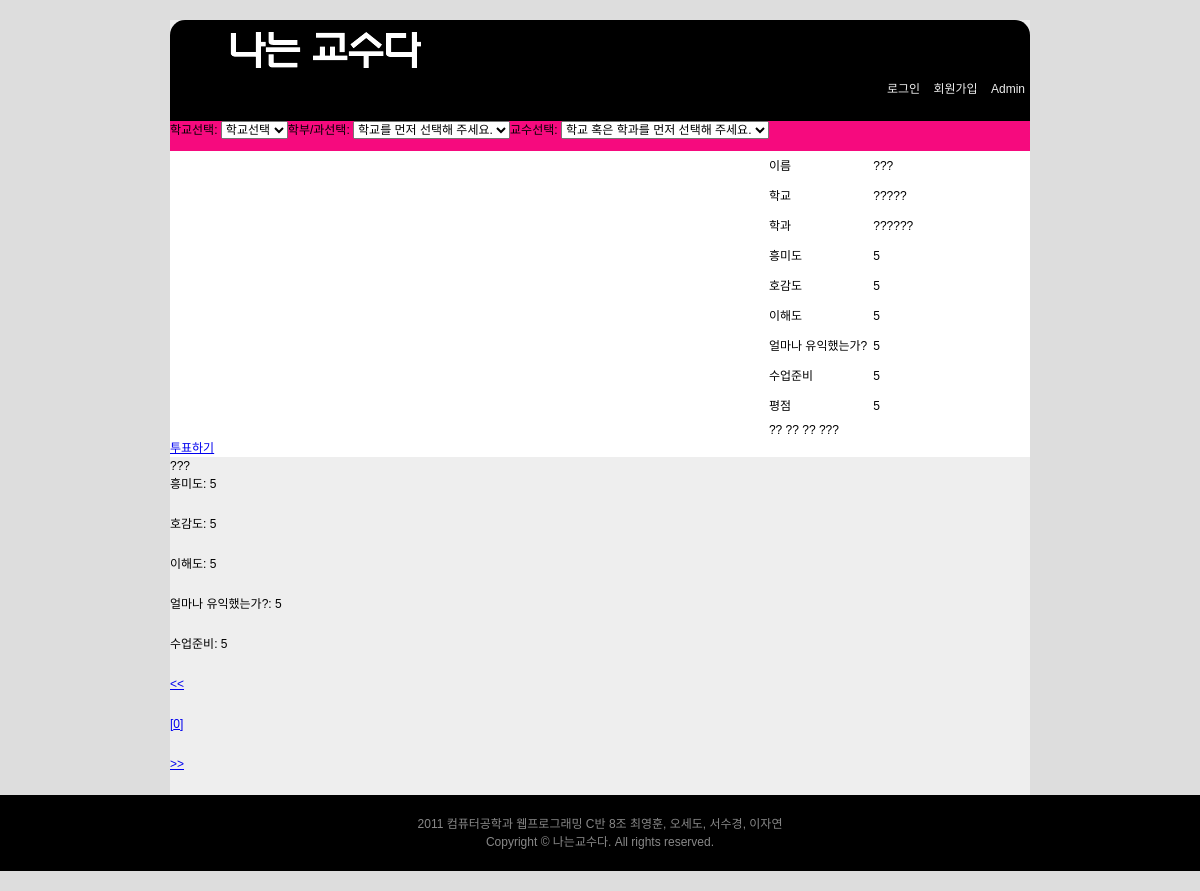
/professor.php?id=1, run on the app's committed database.
### tables this page shows
CREATE TABLE professor_infos(
  id INT UNSIGNED PRIMARY KEY AUTO_INCREMENT,
  `created_at` TIMESTAMP DEFAULT CURRENT_TIMESTAMP,
  professor_id INT UNSIGNED,
  user_id INT UNSIGNED,
  major_id INT UNSIGNED,
  university_id INT UNSIGNED,
  name VARCHAR(30) NOT NULL,
  photo VARCHAR(100),
  content TEXT
);

CREATE TABLE majors(
  id INT UNSIGNED PRIMARY KEY AUTO_INCREMENT,
  name VARCHAR(30) NOT NULL,
  `created_at` TIMESTAMP DEFAULT CURRENT_TIMESTAMP,
  university_id INT UNSIGNED  
);

CREATE TABLE votes(
  id INT UNSIGNED PRIMARY KEY AUTO_INCREMENT,
  `created_at` TIMESTAMP DEFAULT CURRENT_TIMESTAMP, 
  professor_id INT UNSIGNED,
  user_id INT UNSIGNED,
  prepare INT UNSIGNED,
  understanding INT UNSIGNED,
  interest INT UNSIGNED,
  benefit INT UNSIGNED,
  hot INT UNSIGNED,
  comment_text VARCHAR(200)
);

### professors.php (called while the page is built, shortened)
<?php
require_once "model.php";
class Professors{
  var $professors;
  function find_by_id($id){
    $professors_model = new Model;
    $professors_model->fetch("professors", array("id"), "WHERE id='{$id}'");
    $this->professors = $professors_model->to_array();
    $infos_model = new Model;
    $infos_model->fetch("professor_infos", array("id", "university_id", "major_id","name", "photo", "content"), "WHERE professor_id='{$this->professors[0]["id"]}' ORDER BY created_at DESC LIMIT 1");
    $infos = $infos_model->to_array();
    $this->professors[0]["name"] = $infos[0]["name"];
    $this->professors[0]["photo"] = $infos[0]["photo"];
    $this->professors[0]["content"] = $infos[0]["content"];
    $this->professors[0]["major_id"] = $infos[0]["major_id"];
	$this->professors[0]["university_id"] = $infos[0]["university_id"];
  }
  function to_array(){
    return $this->professors;
  }
  function fetch_vote_list(){
    $votes_model = new Model;
    foreach($this->professors as $key => $professsor){
      $votes_model->fetch("votes", array("id", "created_at", "user_id",
                          "prepare", "understanding", "interest", "benefit", "hot", "comment_text"),
                          "WHERE professor_id={$professsor["id"]} ORDER BY created_at DESC");
      $this->professors[$key]["vote"] = $votes_model->to_array();
      $votes =  $votes_model->to_array();
      $total = 0;
      $prepare_total = 0;
      $understanding_total = 0;
      $interest_total = 0;
      $benefit_total = 0;
      $hot_total = 0;
      foreach($votes as $vote){
        $total += $vote["prepare"];
        $prepare_total += $vote["prepare"];
        $total += $vote["understanding"];
        $understanding_total += $vote["understanding"];
        $total += $vote["interest"];
        $interest_total +=  $vote["interest"];
        $total += $vote["benefit"];
        $benefit_total += $vote["benefit"];
        $total += $vote["hot"];
        $hot_total += $vote["hot"];
      }
      $num_to_devide = count($votes) * 5;
      $this->professors[$key]["vote_average"] = array();
      $this->professors[$key]["vote_average"]["total_average"] = $total/$num_to_devide;
      $this->professors[$key]["vote_average"]["prepare_average"] = $prepare_total/ count($votes);
      $this->professors[$key]["vote_average"]["understanding_average"] = $understanding_total/ count($votes);
      $this->professors[$key]["vote_average"]["interest_average"] = $interest_total/ count($votes);
      $this->professors[$key]["vote_average"]["benefit_average"] = $benefit_total/ count($votes);
      $this->professors[$key]["vote_average"]["hot_average"] = $hot_total/ count($votes);
    }
    usort($this->professors, "compare_by_average");
  }
}
?>

### model.php (called while the page is built, shortened)
<?php
class Model{
  var $data;
  function fetch($table, $columns, $options = ""){
    if(count($columns) == 1){
      $column_string = $columns[0];
    }
    if(count($columns) > 1){
      $column_string = implode(",",$columns);
    }
    $query = "SELECT {$column_string} FROM {$table} {$options};";
    $result = mysql_query($query);
    if($result){
      $count = 0;
      while($row = mysql_fetch_array($result)){
        foreach($columns as $column){
          $this->data[$count][$column] = $row[$column];
        }
        $count++;
      }
    }
    else{
      echo "no result";
    }
  }
  function to_array(){
    return $this->data;
  }
}
?>

### common.php (called while the page is built, shortened)
<?php
function paginate_array($array_data, $page_number, $number_for_page){
  $array_length = count($array_data);
  $current_index = $page_number * $number_for_page;
  $new_array_data = array();
  $last_index = $current_index + $number_for_page;
  if($last_index > $array_length){
    $last_index = $array_length;
  }
  for($i=$current_index; $i < $last_index; $i++){
    $new_array_data[] = $array_data[$i];
  }
  $total_page = $array_length / $number_for_page;
  return array("data" => $new_array_data, "total_page" => $total_page);
}
function page_selection_range($page_number, $total_page, $number_for_each_page){
  $start_index = $page_number - ($page_number % $number_for_each_page);
  $last_index = $start_index + $number_for_each_page;
  if($last_index > $total_page){
    $last_index = $total_page;
  }
  $page_select_array = array();
  for($i = $start_index; $i < $last_index; $i++){
    $page_select_array[] = $i;
  }
  if($page_number == 0){
    $prev_number = 0;
  }
  if($last_index == $total_page ){
    $next_number = $last_index - 1;
  }
  return array("start_index" => $start_index, "last_index" => $last_index, "prev_number" => $prev_number, "next_number" => $next_number);
}
?>

### professor.php (the view, shortened to what this page needs)
<?php
require_once "common.php";
require_once "upper.php";
require_once "model.php";
require_once "professors.php";
$number_for_page = 5;
$max_page_for_each_page = 10;
if(isset($_GET) && $_GET["id"]){
  $professor_id = $_GET["id"];
  $professor_model = new Professors;
  $professor_model->find_by_id($professor_id);
  $professor_model->fetch_vote_list();
  $professors = $professor_model->to_array();
  $major_model = new Model;
  $major_model->fetch("majors", array("university_id", "name"), "WHERE id = {$professors[0]["major_id"]}");
  $majors = $major_model->to_array();
  $school_model = new Model;
  $school_model->fetch("universities", array("name"), "WHERE id = {$majors[0]["university_id"]}");
  $schools = $school_model->to_array();
}
$page = 0;
?>
<div id="form_wrapper">
	<table>
		<tr>
			<th>이름</th>
			<td><?php echo $professors[0]["name"];?></td>
		</tr>
		<tr>
			<th>학교</th>
			<td><?php echo $schools[0]["name"];?></td>
		</tr>
		<tr>
			<th>학과</th>
			<td><?php echo $majors[0]["name"];?></td>
		</tr>
		<tr>
			<th>흥미도</th>
			<td><?php echo $professors[0]["vote_average"]["interest_average"];?></td>
		</tr>
		<tr>
			<th>호감도</th>
			<td><?php echo $professors[0]["vote_average"]["hot_average"];?></td>
		</tr>
		<tr>
			<th>이해도</th>
			<td><?php echo $professors[0]["vote_average"]["understanding_average"];?></td>
		</tr>
		<tr>
			<th>얼마나 유익했는가?</th>
			<td><?php echo $professors[0]["vote_average"]["benefit_average"];?></td>
		</tr>
		<tr>
			<th>수업준비</th>
			<td><?php echo $professors[0]["vote_average"]["prepare_average"];?></td>
		</tr>
		<tr>
			<th>평점</th>
			<td><?php echo $professors[0]["vote_average"]["total_average"];?></td>
		</tr>
    <th colspan="2"><?php echo $professors[0]["content"] ?></th>
	</table>
  <a href="vote.php?professor_id=<?php echo  $professors[0]["id"] ?>">투표하기</a>
</div>
<div class="vote_list">
<?php
  $votes_pagination = paginate_array($professors[0]["vote"], $page, $number_for_page);
  $votes = $votes_pagination["data"];
  $total_page = $votes_pagination["total_page"];
  foreach($votes as $vote){
    $user_model = new Model;
    $user_model->fetch("users", array("name"), "WHERE id={$vote["user_id"]}");
    $user = $user_model->to_array();
    $user_name = $user[0]["name"];
    echo <<<EOT
    <div id="{$vote["id"]}" class="vote_element">
      <div class="user_name">{$user_name}</div>
      <ul class="scores_list">
        <li class="score_element">
          흥미도: {$vote["interest"]}
        </li>
        <li class="score_element">
          호감도: {$vote["hot"]}
        </li>
        <li class="score_element">
          이해도: {$vote["understanding"]}
        </li>
        <li class="score_element">
          얼마나 유익했는가?: {$vote["benefit"]}
        </li>
        <li class="score_element">
          수업준비: {$vote["prepare"]}
        </li>
      </ul>
    </div>
EOT;
  }
?>
</div>
<div class="pagiation">
<ul class="page_list">
<?php
  $page_range = page_selection_range($page, $total_page, $max_page_for_each_page);
  $start_index = $page_range["start_index"];
  $last_index = $page_range["last_index"];
  $prev_number = $page_range["prev_number"];
  $next_number = $page_range["next_number"];
      echo <<<EOT
        <li class="prev"><a class="page_link" href="professor.php?id={$professors[0]["id"]}&page={$prev_number}" > << </a></li>
EOT;
    for($i=$start_index; $i < $last_index; $i++){
    $selected="not_selected";
    if($i == $page){
      $selected="selected";
    }
    echo <<<EOT
      <li class="{$selected}"><a class="page_link" href="professor.php?id={$professors[0]["id"]}&page={$i}" >[{$i}]</a></li>
EOT;
  }
    echo <<<EOT
       <li class="{$selected}"><a class="page_link" href="professor.php?id={$professors[0]["id"]}&page={$next_number}" > >> </a></li>
EOT;
?>
</ul>
</div>
<?php
  require_once "beneath.php";
?>

### style.css (style rules this page uses)
html { color:#000; background:#ddd; padding:20px 0; font: 12px/18px "���� ����", "Malgun Gothic", "����", "Gulim", Verdana, Arial, Tahoma; }
body,div,dl,dt,dd,ul,ol,li,h1,h2,h3,h4,h5,h6,pre,code,form,fieldset,legend,input,button,textarea,p,blockquote,th,td { margin:0;padding:0; }
table { border-collapse:collapse;border-spacing:0; }
address,caption,cite,code,dfn,em,strong,th,var,optgroup { font-style:inherit;font-weight:inherit; }
li { list-style:none; }
caption,th { text-align:left; }
#form_wrapper { background-color:#fff; }
#join th,td { padding : 6px; }
li { height : 40px; }
#my_info th,td { padding : 6px; }

### data on the page
professor_infos: name "???", content "?? ?? ?? ???"
majors: name "??????"
votes: user_name "???", interest "5", hot "5", understanding "5", benefit "5", prepare "5"

### other printed values
$schools[0]["name"] "?????"
$professors[0]["vote_average"]["interest_average"] "5"
$professors[0]["vote_average"]["hot_average"] "5"
$professors[0]["vote_average"]["understanding_average"] "5"
$professors[0]["vote_average"]["benefit_average"] "5"
$professors[0]["vote_average"]["prepare_average"] "5"
$professors[0]["vote_average"]["total_average"] "5"
